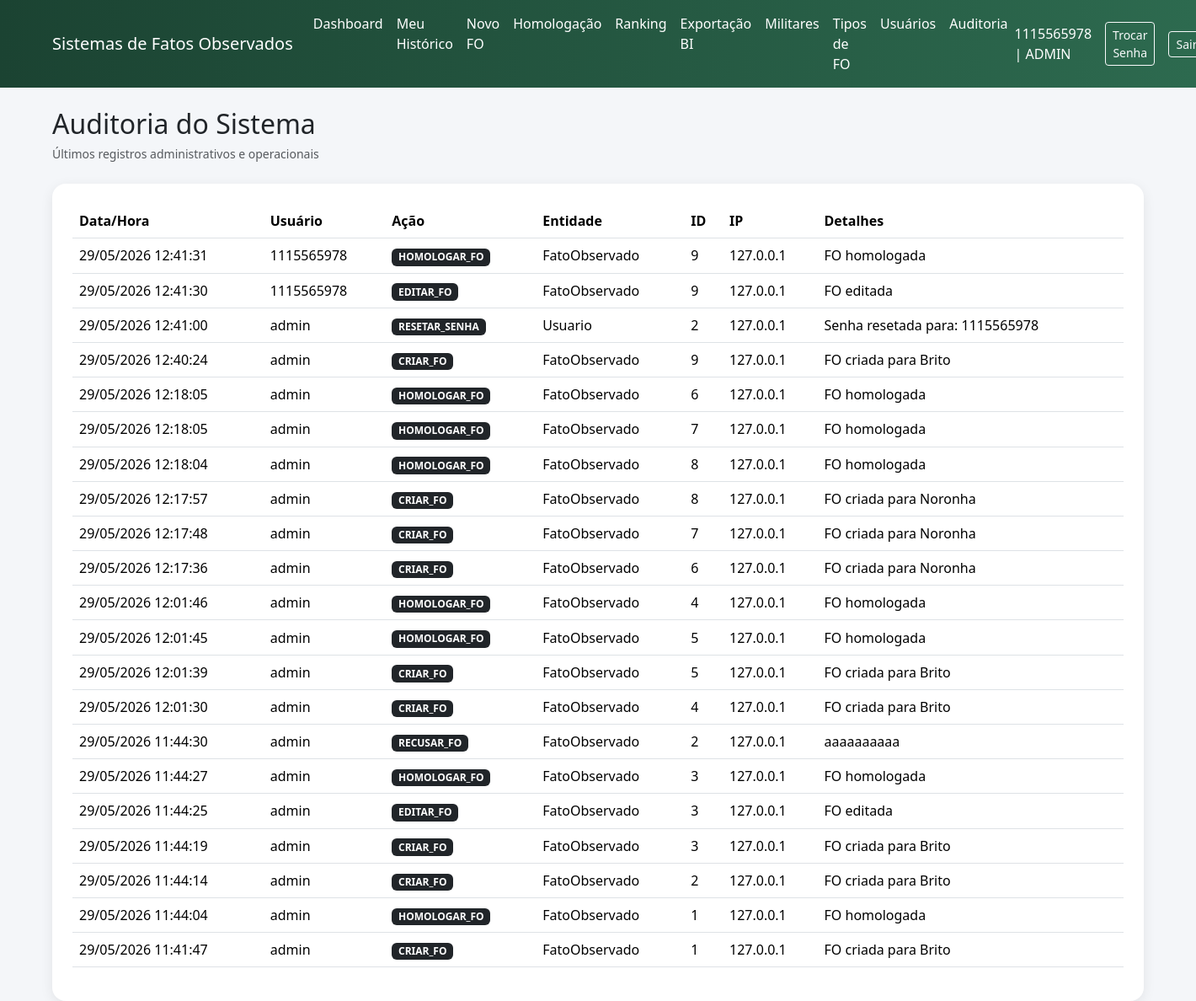
Page /fo/admin/auditoria (signed in) on the committed database.
### app/fo/models.py (models this page shows)
class Usuario(db.Model, UserMixin):
    __tablename__ = "usuarios"
    id = db.Column(db.Integer, primary_key=True)
    username = db.Column(db.String(80), unique=True, nullable=False)
    senha_hash = db.Column(db.String(128), nullable=False)
    perfil = db.Column(
        db.String(20),
        nullable=False,
        default="USUARIO"
    )
    militar_id = db.Column(
        db.Integer,
        db.ForeignKey("militares.id", ondelete="RESTRICT"),
        nullable=True
    )
    militar = db.relationship("Militar")

class Auditoria(db.Model):
    __tablename__ = "auditoria"
    id = db.Column(db.Integer, primary_key=True)
    usuario_id = db.Column(
        db.Integer,
        db.ForeignKey("usuarios.id"),
        nullable=False
    )
    acao = db.Column(db.String(100), nullable=False)
    entidade = db.Column(db.String(100), nullable=False)
    entidade_id = db.Column(db.Integer, nullable=True)
    ip = db.Column(db.String(50), nullable=True)
    detalhes = db.Column(db.Text, nullable=True)
    data_hora = db.Column(
        db.DateTime,
        default=datetime.utcnow,
        nullable=False
    )
    usuario = db.relationship("Usuario")

### app/fo/routes.py (the view)
@fo_bp.route("/admin/auditoria")
@login_required
@requer_admin
def admin_auditoria():
    auditorias = Auditoria.query.order_by(
        Auditoria.data_hora.desc()
    ).limit(200).all()
    return render_template(
        "fo/admin_auditoria.html",
        auditorias=auditorias
    )

### app/fo/permissions.py (called while the page is built)
def perfil_permitido(*perfis):
    def decorator(func):
        @wraps(func)
        def wrapper(*args, **kwargs):
            if not current_user.is_authenticated:
                flash("Faça login para acessar o sistema.", "warning")
                return redirect(url_for("auth.login"))
            if current_user.perfil not in perfis and current_user.perfil != "ADMIN":
                flash("Você não possui permissão para acessar esta área.", "danger")
                if request.referrer:
                    return redirect(request.referrer)
                return redirect(url_for("index"))
            return func(*args, **kwargs)
        return wrapper
    return decorator

### app/templates/fo/admin_auditoria.html (shortened to what this page needs)
{% extends "base.html" %}
{% block content %}
<div class="d-flex justify-content-between align-items-center mb-4">
    <div>
        <h2 class="mb-1">Auditoria do Sistema</h2>
        <small class="text-muted">
            Últimos registros administrativos e operacionais
        </small>
    </div>
</div>
<div class="card card-glass p-4">
    {% if auditorias %}
    <div class="table-responsive">
        <table class="table table-hover align-middle">
            <thead>
                <tr>
                    <th>Data/Hora</th>
                    <th>Usuário</th>
                    <th>Ação</th>
                    <th>Entidade</th>
                    <th>ID</th>
                    <th>IP</th>
                    <th>Detalhes</th>
                </tr>
            </thead>
            <tbody>
                {% for item in auditorias %}
                <tr>
                    <td>
                        {{ item.data_hora.strftime('%d/%m/%Y %H:%M:%S') }}
                    </td>
                    <td>
                        {{ item.usuario.username if item.usuario else "-" }}
                    </td>
                    <td>
                        <span class="badge bg-dark">
                            {{ item.acao }}
                        </span>
                    </td>
                    <td>
                        {{ item.entidade }}
                    </td>
                    <td>
                        {{ item.entidade_id if item.entidade_id else "-" }}
                    </td>
                    <td>
                        {{ item.ip if item.ip else "-" }}
                    </td>
                    <td>
                        {{ item.detalhes if item.detalhes else "-" }}
                    </td>
                </tr>
                {% endfor %}
            </tbody>
        </table>
    </div>
    {% else %}
    <div class="alert alert-info mb-0">
        Nenhum registro de auditoria encontrado.
    </div>
    {% endif %}
</div>
{% endblock %}

### app/templates/base.html (shortened to what this page needs)
<!DOCTYPE html>
<html lang="pt-BR">
<head>
    <link href="https://cdn.jsdelivr.net/npm/bootstrap@5.3.3/dist/css/bootstrap.min.css" rel="stylesheet">
</head>
<body>
<nav class="navbar navbar-expand-lg navbar-dark navbar-custom mb-4">
    <div class="container">
        <a class="navbar-brand"
            href="{{ url_for('fo.dashboard' )}}">
        Sistemas de Fatos Observados
        </a>
        <div class="collapse navbar-collapse"
            id="navbarNav">
            {% if current_user.is_authenticated %}
            <ul class="navbar-nav me-auto">
                <li class="nav-item">
                    <a class="nav-link" href="{{ url_for('fo.dashboard') }}">
                        Dashboard
                    </a>
                </li>
                {% if current_user.perfil in ["USUARIO", "LANCADOR", "ADMIN"] %}
                    <li class="nav-item">
                        <a class="nav-link" href="{{ url_for('fo.meu_historico') }}">
                            Meu Histórico
                        </a>
                    </li>
                {% endif %}
                {% if current_user.perfil in ["LANCADOR", "HOMOLOGADOR", "ADMIN"] %}
                    <li class="nav-item">
                        <a class="nav-link" href="{{ url_for('fo.novo_fo') }}">
                            Novo FO
                        </a>
                    </li>
                    <li class="nav-item">
                        <a class="nav-link" href="{{ url_for('fo.homologacao') }}">
                            Homologação
                        </a>
                    </li>
                {% endif %}
                {% if current_user.perfil in ["USUARIO", "LANCADOR", "HOMOLOGADOR", "ADMIN"] %}
                    <li class="nav-item">
                        <a class="nav-link" href="{{ url_for('fo.ranking') }}">
                            Ranking
                        </a>
                    </li>
                {% endif %}
                {% if current_user.perfil in ["BOLETIM", "ADMIN"] %}
                    <li class="nav-item">
                        <a class="nav-link" href="{{ url_for('fo.exportacao') }}">
                            Exportação BI
                        </a>
                    </li>
                {% endif %}
                {% if current_user.perfil in ["CADASTRADOR", "ADMIN"] %}
                    <li class="nav-item">
                        <a class="nav-link" href="{{ url_for('fo.admin_militares') }}">
                            Militares
                        </a>
                    </li>
                {% endif %}
                {% if current_user.perfil == "ADMIN" %}
                    <li class="nav-item">
                        <a class="nav-link" href="{{ url_for('fo.admin_tipos') }}">
                            Tipos de FO
                        </a>
                    </li>
                    <li class="nav-item">
                        <a class="nav-link" href="{{ url_for('fo.admin_usuarios') }}">
                            Usuários
                        </a>
                    </li>
                    <li class="nav-item">
                        <a class="nav-link" href="{{ url_for('fo.admin_auditoria') }}">
                            Auditoria
                        </a>
                    </li>
                {% endif %}
            </ul>
            <div class="d-flex align-items-center gap-3">
                <span class="navbar-text">
                    {{ current_user.username }} | {{ current_user.perfil }}
                </span>
                <a class="btn btn-outline-light btn-sm"
                href="{{ url_for('auth.trocar_senha') }}">
                Trocar Senha
                </a>
                <a class="btn btn-outline-light btn-sm"
                href="{{ url_for('auth.logout') }}">
                Sair
                </a>
            </div>
            {% endif %}
        </div>
    </div>
</nav>
<div class="toast-container position-fixed top-0 end-0 p-3"
     style="z-index: 9999;">
</div>
<main class="container">
    {% block content %}{% endblock %}
</main>
</body>
</html>

### app/templates/base.html (style rules this page uses)
body { background: #f4f6f9; }
.navbar-custom { background: linear-gradient(90deg, #1b4332, #2d6a4f); }
.navbar-brand, .nav-link, .navbar-text { color:white !important; }
.card-glass { border-radius: 16px; border:none; box-shadow: 0 4px 15px rgba(0,0,0,0.08); }

### rows in the picture
Usuario: username "1115565978", perfil "ADMIN"
Auditoria: data_hora "29/05/2026 12:41:31", usuario "1115565978", acao "HOMOLOGAR_FO", entidade "FatoObservado", entidade "9", ip "127.0.0.1", detalhes "FO homologada"
Auditoria: data_hora "29/05/2026 12:41:30", usuario "1115565978", acao "EDITAR_FO", entidade "FatoObservado", entidade "9", ip "127.0.0.1", detalhes "FO editada"
Auditoria: data_hora "29/05/2026 12:41:00", usuario "admin", acao "RESETAR_SENHA", entidade "Usuario", entidade "2", ip "127.0.0.1", detalhes "Senha resetada para: 1115565978"
Auditoria: data_hora "29/05/2026 12:40:24", usuario "admin", acao "CRIAR_FO", entidade "FatoObservado", entidade "9", ip "127.0.0.1", detalhes "FO criada para Brito"
Auditoria: data_hora "29/05/2026 12:18:05", usuario "admin", acao "HOMOLOGAR_FO", entidade "FatoObservado", entidade "6", ip "127.0.0.1", detalhes "FO homologada"
Auditoria: data_hora "29/05/2026 12:18:05", usuario "admin", acao "HOMOLOGAR_FO", entidade "FatoObservado", entidade "7", ip "127.0.0.1", detalhes "FO homologada"
Auditoria: data_hora "29/05/2026 12:18:04", usuario "admin", acao "HOMOLOGAR_FO", entidade "FatoObservado", entidade "8", ip "127.0.0.1", detalhes "FO homologada"
Auditoria: data_hora "29/05/2026 12:17:57", usuario "admin", acao "CRIAR_FO", entidade "FatoObservado", entidade "8", ip "127.0.0.1", detalhes "FO criada para Noronha"
Auditoria: data_hora "29/05/2026 12:17:48", usuario "admin", acao "CRIAR_FO", entidade "FatoObservado", entidade "7", ip "127.0.0.1", detalhes "FO criada para Noronha"
Auditoria: data_hora "29/05/2026 12:17:36", usuario "admin", acao "CRIAR_FO", entidade "FatoObservado", entidade "6", ip "127.0.0.1", detalhes "FO criada para Noronha"
Auditoria: data_hora "29/05/2026 12:01:46", usuario "admin", acao "HOMOLOGAR_FO", entidade "FatoObservado", entidade "4", ip "127.0.0.1", detalhes "FO homologada"
Auditoria: data_hora "29/05/2026 12:01:45", usuario "admin", acao "HOMOLOGAR_FO", entidade "FatoObservado", entidade "5", ip "127.0.0.1", detalhes "FO homologada"
Auditoria: data_hora "29/05/2026 12:01:39", usuario "admin", acao "CRIAR_FO", entidade "FatoObservado", entidade "5", ip "127.0.0.1", detalhes "FO criada para Brito"
Auditoria: data_hora "29/05/2026 12:01:30", usuario "admin", acao "CRIAR_FO", entidade "FatoObservado", entidade "4", ip "127.0.0.1", detalhes "FO criada para Brito"
Auditoria: data_hora "29/05/2026 11:44:30", usuario "admin", acao "RECUSAR_FO", entidade "FatoObservado", entidade "2", ip "127.0.0.1", detalhes "aaaaaaaaaa"
Auditoria: data_hora "29/05/2026 11:44:27", usuario "admin", acao "HOMOLOGAR_FO", entidade "FatoObservado", entidade "3", ip "127.0.0.1", detalhes "FO homologada"
Auditoria: data_hora "29/05/2026 11:44:25", usuario "admin", acao "EDITAR_FO", entidade "FatoObservado", entidade "3", ip "127.0.0.1", detalhes "FO editada"
Auditoria: data_hora "29/05/2026 11:44:19", usuario "admin", acao "CRIAR_FO", entidade "FatoObservado", entidade "3", ip "127.0.0.1", detalhes "FO criada para Brito"
Auditoria: data_hora "29/05/2026 11:44:14", usuario "admin", acao "CRIAR_FO", entidade "FatoObservado", entidade "2", ip "127.0.0.1", detalhes "FO criada para Brito"
Auditoria: data_hora "29/05/2026 11:44:04", usuario "admin", acao "HOMOLOGAR_FO", entidade "FatoObservado", entidade "1", ip "127.0.0.1", detalhes "FO homologada"
Auditoria: data_hora "29/05/2026 11:41:47", usuario "admin", acao "CRIAR_FO", entidade "FatoObservado", entidade "1", ip "127.0.0.1", detalhes "FO criada para Brito"
